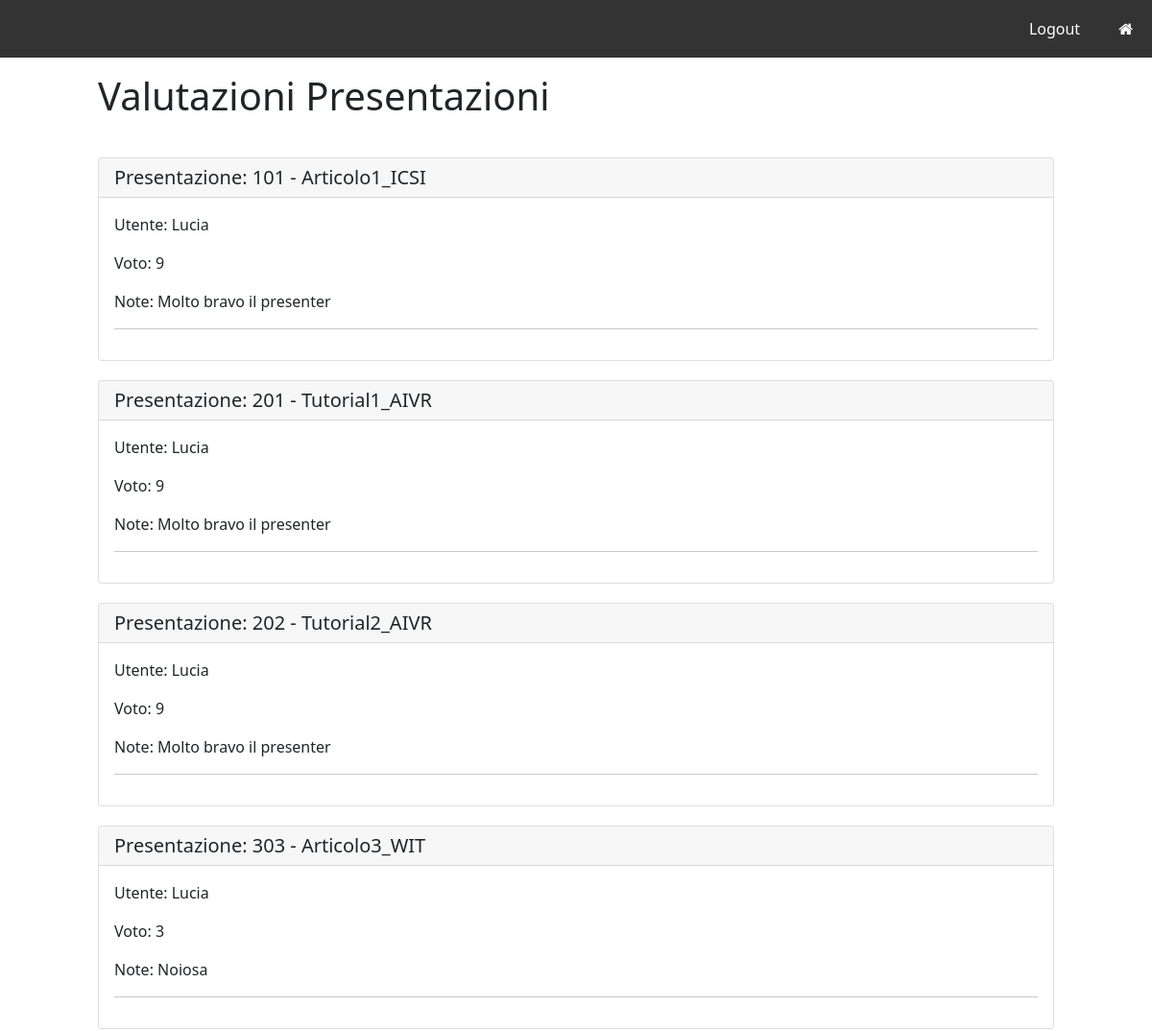
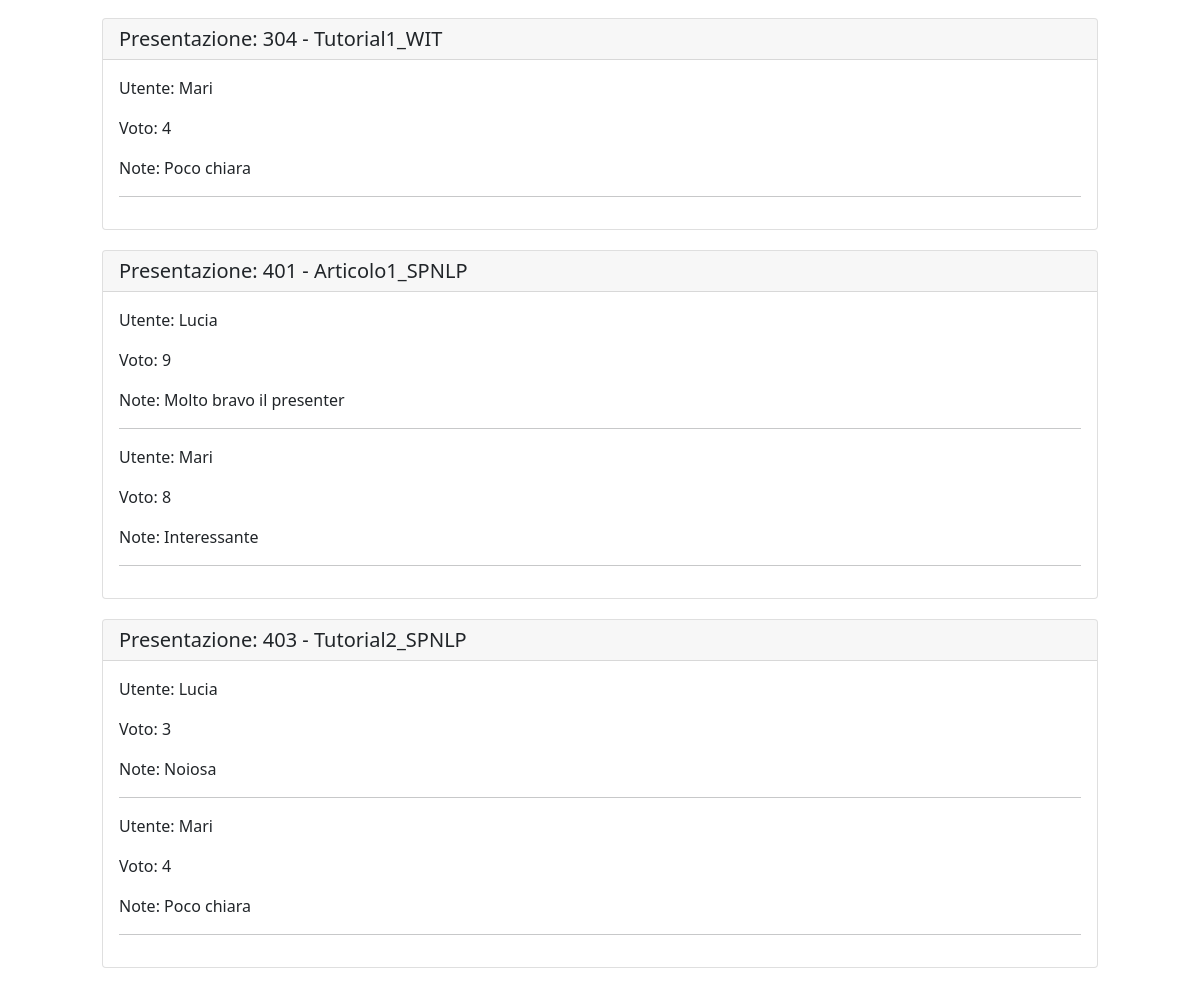
Screenshot of /php/visualizzaValutazioni.php with the database file from the repository (2 pictures, top to bottom).
### tables this page shows
CREATE TABLE VALUTAZIONE(
	CodicePresentazione INT,
    UsernameUtente VARCHAR(100),
	Voto INT CHECK(Voto>0 AND Voto<10),
    Note VARCHAR(100),
    PRIMARY KEY(UsernameUtente,CodicePresentazione),
    FOREIGN KEY(UsernameUtente) REFERENCES UTENTE(Username) ON DELETE CASCADE,
    FOREIGN KEY(CodicePresentazione) REFERENCES PRESENTAZIONE(Codice) ON DELETE CASCADE
);

### php/visualizzaValutazioni.php (called while the page is built)
<?php
    require_once 'connection.php';
    $templateParams['presentazioni'] = $dbh -> getPresentazioniValutate();
    require 'template/templateVisualizzaValutazioni.php';
?>

### php/database.php (called while the page is built, shortened)
<?php
    class DatabaseHelper{
        private $db;
        public function __construct($servername, $username, $password, $dbname, $port){
            $this->db = new mysqli($servername, $username, $password, $dbname, $port);
        }
        public function getValutazioniByPresentazione($presentazione){
            $query = "SELECT * FROM VALUTAZIONE WHERE CodicePresentazione=?";
            $stmt = $this->db->prepare($query);
            $stmt->bind_param('i',$presentazione);
            $stmt->execute();
            $result = $stmt->get_result();
            return $result->fetch_all(MYSQLI_ASSOC);
        }
        public function getPresentazioniValutate(){
            $query = "SELECT DISTINCT(CodicePresentazione) FROM VALUTAZIONE";
            $stmt = $this->db->prepare($query);
            $stmt->execute();
            $result = $stmt->get_result();
            return $result->fetch_all(MYSQLI_ASSOC);
        }
        public function getTutorialByCodice($codicePres){
            $query = "SELECT * FROM TUTORIAL WHERE CodicePresentazione=?";
            $stmt = $this->db->prepare($query);
            $stmt->bind_param('i',$codicePres);
            $stmt->execute();
            $result = $stmt->get_result();
            return $result->fetch_all(MYSQLI_ASSOC);
        }
        public function getArticoloByCodice($codicePres){
            $query = "SELECT * FROM ARTICOLO WHERE CodicePresentazione=?";
            $stmt = $this->db->prepare($query);
            $stmt->bind_param('i',$codicePres);
            $stmt->execute();
            $result = $stmt->get_result();
            return $result->fetch_all(MYSQLI_ASSOC);
        }
    }
?>

### php/connection.php (called while the page is built, shortened)
<?php
    require_once("database.php");
    $dbh = new DatabaseHelper("localhost", "root", "root", "CONFVIRTUAL", 8889);
?>

### php/template/templateVisualizzaValutazioni.php (the view, shortened to what this page needs)
<!DOCTYPE html>
<html>
<head>
    <link rel="stylesheet" href="../css/styleHome.css">
    <link href="https://cdn.jsdelivr.net/npm/bootstrap@5.1.3/dist/css/bootstrap.min.css" rel="stylesheet">
    <link rel="stylesheet" href="https://cdnjs.cloudflare.com/ajax/libs/font-awesome/4.7.0/css/font-awesome.min.css">
    <link rel="stylesheet" href="https://cdnjs.cloudflare.com/ajax/libs/font-awesome/4.7.0/css/font-awesome.min.css">
</head>
<body>
    <ul>
    <li style="float:right"><a href="../php/paginaUtente.php"><i class="fa fa-home"></i></a></li>
          <li style="float:right"><a href="../php/logout.php">Logout</a></li>
    </ul>
    <div class="row">
        <div class="col-md-1"></div>
        <div class="col-md-10">
    <h1 style="margin-bottom: 40px;">Valutazioni Presentazioni</h1>
    <?php foreach($templateParams['presentazioni'] as $presentazione): ?>
      <div class="card" style="margin-bottom: 20px;">
      <?php if($dbh -> getTutorialByCodice($presentazione["CodicePresentazione"])!=null):?>
        <h5 class="card-header">Presentazione: <?php echo $presentazione["CodicePresentazione"]  . " - " . $dbh -> getTutorialByCodice($presentazione["CodicePresentazione"])[0]["Titolo"]?></h5>
      <?php elseif($dbh -> getArticoloByCodice($presentazione["CodicePresentazione"])!=null):?>
        <h5 class="card-header">Presentazione: <?php echo $presentazione["CodicePresentazione"] . " - " . $dbh -> getArticoloByCodice($presentazione["CodicePresentazione"])[0]["Titolo"]?></h5>
      <?php endif; ?>
        <div class="card-body">
          <?php foreach($dbh->getValutazioniByPresentazione($presentazione["CodicePresentazione"]) as $valutazione): ?>
          <p class="card-text">Utente: <?php echo $valutazione["UsernameUtente"]?></p>
          <p class="card-text">Voto: <?php echo $valutazione["Voto"]?></p>
          <p class="card-text"> Note: <?php echo $valutazione["Note"]?></p>
          <hr>
          <?php endforeach; ?>
        </div>
      </div>
    <?php endforeach; ?>
  </div>
</div>
</body>
</html>

### css/styleHome.css (style rules this page uses)
ul { list-style-type: none; margin: 0; padding: 0; overflow: hidden; background-color: #333; }
li { float: left; }
li a { display: block; color: white; text-align: center; padding: 18px 20px; text-decoration: none; }

### rows the page displays
valutazione: UsernameUtente "Lucia", Voto "9", Note "Molto bravo il presenter"
valutazione: UsernameUtente "Lucia", Voto "9", Note "Molto bravo il presenter"
valutazione: UsernameUtente "Lucia", Voto "9", Note "Molto bravo il presenter"
valutazione: UsernameUtente "Lucia", Voto "3", Note "Noiosa"
valutazione: UsernameUtente "Mari", Voto "4", Note "Poco chiara"
valutazione: UsernameUtente "Lucia", Voto "9", Note "Molto bravo il presenter"
valutazione: UsernameUtente "Mari", Voto "8", Note "Interessante"
valutazione: UsernameUtente "Lucia", Voto "3", Note "Noiosa"
valutazione: UsernameUtente "Mari", Voto "4", Note "Poco chiara"

### other values shown
$presentazione["CodicePresentazione"] "101"
$presentazione["CodicePresentazione"] "201"
$presentazione["CodicePresentazione"] "202"
$presentazione["CodicePresentazione"] "303"
$presentazione["CodicePresentazione"] "304"
$presentazione["CodicePresentazione"] "401"
$presentazione["CodicePresentazione"] "403"
